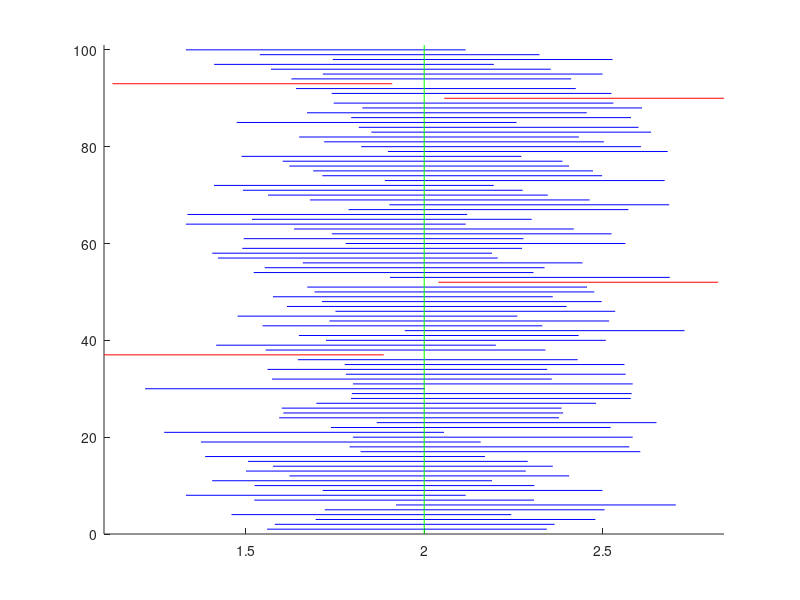

The MATLAB script that drew this image: (Note: this script raises an error after producing the figure.)
%% Problem 1: Simulering av konfidensintervall
% Parametrar:
n = 25;        % Antal mätningar
mu = 2;        % Väntevärdet
sigma = 1;     % Standardavvikelsen
alpha = 0.05;

% Simulerar n observationer för varje intervall
x = normrnd(mu, sigma, n, 100);  % n x 100 matris med värden

% Skattar mu med medelvärdet
xbar = mean(x);  % vektor med 100 medelvärden

% Beräknar de undre och övre gränserna
undre = xbar - norminv(1 - alpha/2) * sigma / sqrt(n);
ovre = xbar + norminv(1 - alpha/2) * sigma / sqrt(n);

%% Problem 1: Simulering av konfidensintervall (forts.)
% Ritar upp alla intervall
figure(1)
hold on
for k = 1:100
    if ovre(k) < mu  % Rödmarkerar intervall som missar mu
        plot([undre(k) ovre(k)], [k k], 'r')
    elseif undre(k) > mu
        plot([undre(k) ovre(k)], [k k], 'r')
    else
        plot([undre(k) ovre(k)], [k k], 'b')
    end
end

% b1 och b2 är bara till för att figuren ska se snygg ut.
b1 = min(xbar - norminv(1 - alpha/2) * sigma / sqrt(n));
b2 = max(xbar + norminv(1 - alpha/2) * sigma / sqrt(n));
axis([b1 b2 0 101])  % Tar bort outnyttjat utrymme i figuren

% Ritar ut det sanna värdet
plot([mu mu], [0 101], 'g')
hold off

%% Problem 2: Maximum likelihood/Minsta kvadrat
M = 1e4;
b = 4;
x = raylrnd(b, M, 1);  % Generera M värden från Rayleigh-fördelning

% Rita histogram med densitet
hist_density(x, 40)
hold on

% ML- och MK-skattningar (byt ut med dina faktiska formler)
my_est_ml = sqrt(mean(x.^2)/2);   % Exempel på ML-skattning för Rayleigh
my_est_mk = sqrt(2/pi) * mean(x); % Exempel på MK-skattning

% Rita ut skattningarna och det sanna värdet
plot(my_est_ml, 0, 'r*', 'DisplayName', 'ML-skattning')
plot(my_est_mk, 0, 'g*', 'DisplayName', 'MK-skattning')
plot(b, 0, 'ro', 'DisplayName', 'Sant värde')
legend
hold off

%% Problem 2: Maximum likelihood/Minsta kvadrat (forts.)
% Rita upp täthetsfunktionen med ML-skattningen
hold on
x_vals = 0:0.1:6;
plot(x_vals, raylpdf(x_vals, my_est_ml), 'r', 'DisplayName', 'Täthetsfunktion (ML)')
legend
hold off
